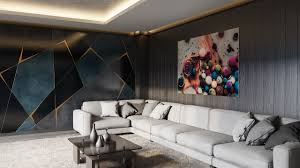
#> input picture imagem2sala.jpg, 300 x 168 px
$ python SIFT.py
#> lines starting #> are read from the running program, lines starting #| are printed output that depends on the picture
import cv2
import numpy as np
import os


output_dir = "resultados_tarefa_pratica_v2/SIFT"
os.makedirs(output_dir, exist_ok=True)

def carregar_imagem(caminho):
#> called with caminho = 'imagem2sala.jpg'
    imagem = cv2.imread(caminho, cv2.IMREAD_GRAYSCALE)
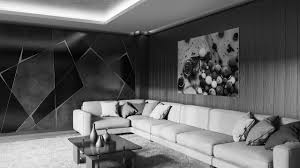
#> imagem: shape (168, 300); min 0, max 255, mean 98.8
    if imagem is None:
        raise FileNotFoundError(f"Imagem '{caminho}' não encontrada.")
    return imagem

def aplicar_sift(imagem, nome_saida="sift_imagem2sala_result.jpg"):
#> called with nome_saida = 'sift_imagem2sala_result.jpg'
    sift = cv2.SIFT_create()
    keypoints, _ = sift.detectAndCompute(imagem, None)
#> keypoints = 340 keypoints; strongest (x, y, size): (165, 117, 3.6), (120, 115, 2.2), (232, 80, 4), (99, 140, 2.1)

    imagem_colorida = cv2.cvtColor(imagem, cv2.COLOR_GRAY2BGR)

    for kp in keypoints:
        x, y = map(int, kp.pt)
        cv2.drawMarker(
            imagem_colorida,
            (x, y),
            (0, 255, 0),
            markerType=cv2.MARKER_CROSS,
            markerSize=5,
            thickness=1,
            line_type=cv2.LINE_AA
        )
#> this loop made 340 passes
#> (kp, x, y) on passes 1 to 3: (keypoint at (13.4, 52.8), size 8.3, 13, 52), (keypoint at (15.7, 106.5), size 9.4, 15, 106), (keypoint at (20.1, 60.5), size 2.6, 20, 60)
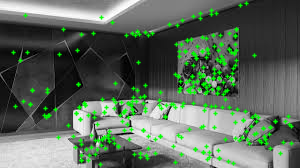
#> imagem_colorida: shape (168, 300, 3); mean B, G, R 93, 107.1, 93


    caminho = os.path.join(output_dir, nome_saida)
    cv2.imwrite(caminho, imagem_colorida)
    print(f"[OK] Resultado SIFT salvo em {caminho}")

    escala = 2.0
    largura = int(imagem_colorida.shape[1] * escala)
#> largura = 600
    altura = int(imagem_colorida.shape[0] * escala)
#> altura = 336
    imagem_redimensionada = cv2.resize(imagem_colorida, (largura, altura), interpolation=cv2.INTER_LINEAR)
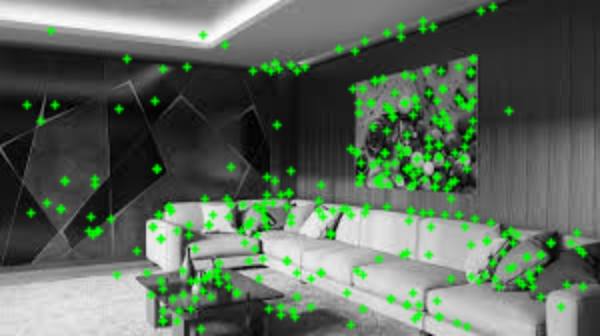
#> imagem_redimensionada: shape (336, 600, 3); mean B, G, R 92.9, 107, 92.9


    cv2.imshow('Resultado SIFT - imagem2sala', imagem_redimensionada)
    cv2.waitKey(0)
    cv2.destroyAllWindows()

    return imagem_colorida


if __name__ == "__main__":
    caminho_imagem = "imagem2sala.jpg"
    imagem = carregar_imagem(caminho_imagem)

    aplicar_sift(imagem, nome_saida="sift_imagem2sala_result.jpg")
